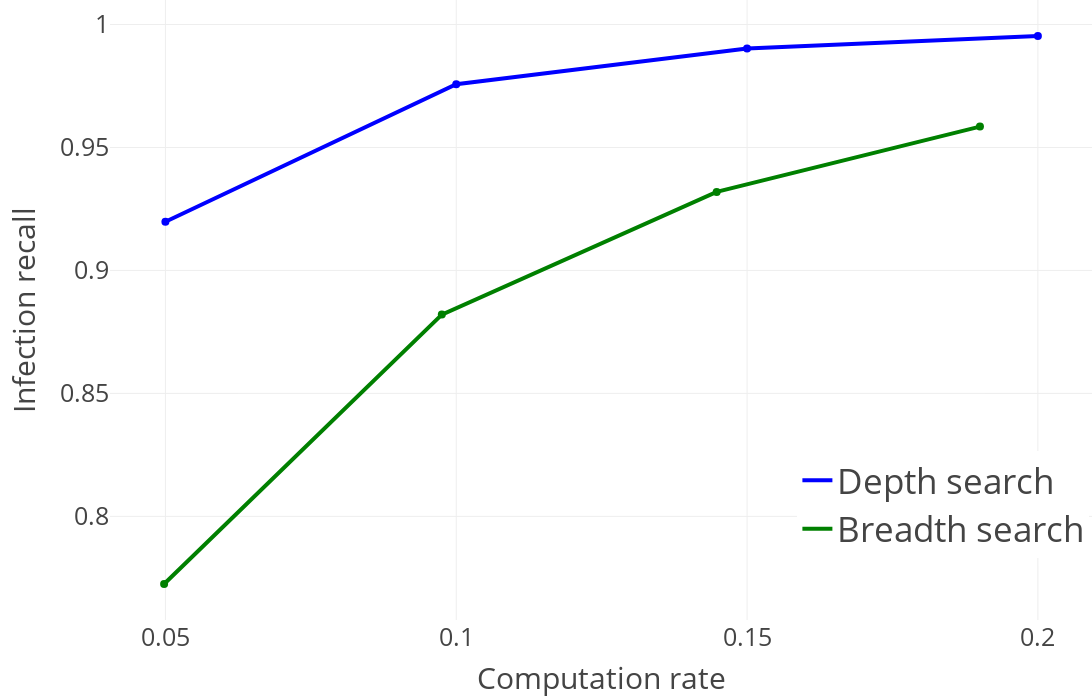

Here is the notebook cell this chart was saved with:
### Markdown cell above
### Infection recall for different computation rates using depth search and breadth search (N and SNV frequency filter)

### Code cell
sub_fig = get_computation_rate_plot("infection_detection_rate", depth_vs_breadth_search_evaluation, "Infection recall", legend=dict(
            x=0.7,
            y=0.1,
            xanchor="left",
            yanchor="bottom",
            font=dict(size=35),
        ))
sub_fig.show()

### Figure 1 — Plotly figure (JSON) as saved in the notebook; plotly's stock layout.template omitted (floating-point values rounded to 4 significant figures)
{"data": [{"line": {"color": "blue", "dash": "solid", "width": 4}, "mode": "lines", "name": "Depth search", "type": "scatter", "x": [0.05, 0.1, 0.15, 0.2], "y": [0.9198, 0.9758, 0.9902, 0.9953]}, {"marker": {"color": "blue", "size": 8, "symbol": "circle"}, "mode": "markers", "showlegend": false, "text": "", "type": "scatter", "x": [0.05], "y": [0.9198]}, {"marker": {"color": "blue", "size": 8, "symbol": "circle"}, "mode": "markers", "showlegend": false, "text": "", "type": "scatter", "x": [0.1], "y": [0.9758]}, {"marker": {"color": "blue", "size": 8, "symbol": "circle"}, "mode": "markers", "showlegend": false, "text": "", "type": "scatter", "x": [0.15], "y": [0.9902]}, {"marker": {"color": "blue", "size": 8, "symbol": "circle"}, "mode": "markers", "showlegend": false, "text": "", "type": "scatter", "x": [0.2], "y": [0.9953]}, {"line": {"color": "green", "dash": "solid", "width": 4}, "mode": "lines", "name": "Breadth search", "type": "scatter", "x": [0.04977, 0.09752, 0.1448, 0.19], "y": [0.7725, 0.8821, 0.9319, 0.9585]}, {"marker": {"color": "green", "size": 8, "symbol": "circle"}, "mode": "markers", "showlegend": false, "text": "", "type": "scatter", "x": [0.04977], "y": [0.7725]}, {"marker": {"color": "green", "size": 8, "symbol": "circle"}, "mode": "markers", "showlegend": false, "text": "", "type": "scatter", "x": [0.09752], "y": [0.8821]}, {"marker": {"color": "green", "size": 8, "symbol": "circle"}, "mode": "markers", "showlegend": false, "text": "", "type": "scatter", "x": [0.1448], "y": [0.9319]}, {"marker": {"color": "green", "size": 8, "symbol": "circle"}, "mode": "markers", "showlegend": false, "text": "", "type": "scatter", "x": [0.19], "y": [0.9585]}], "layout": {"font": {"size": 25}, "height": 700, "legend": {"font": {"size": 35}, "x": 0.7, "xanchor": "left", "y": 0.1, "yanchor": "bottom"}, "margin": {"b": 80, "l": 110, "r": 0, "t": 0}, "width": 1200, "xaxis": {"autorange": true, "range": [0.04057, 0.2092], "tickmode": "array", "tickvals": [0.05, 0.1, 0.15, 0.2], "title": {"text": "Computation rate"}, "type": "linear"}, "yaxis": {"autorange": true, "range": [0.7579, 1.01], "title": {"text": "Infection recall"}, "type": "linear"}}}
